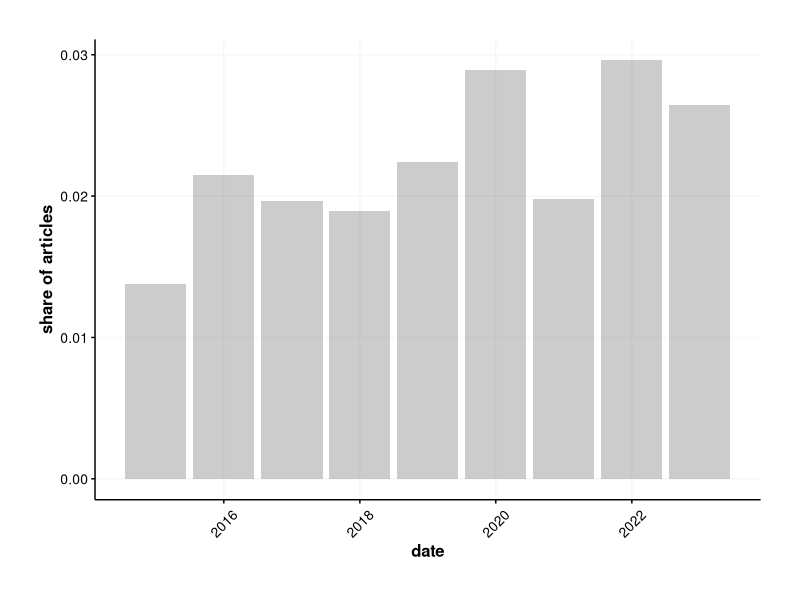
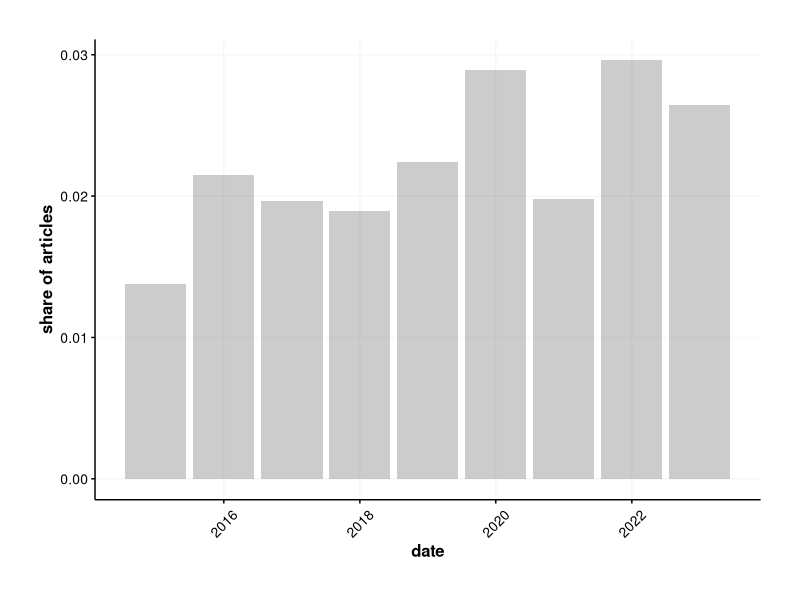

These charts were generated, in order, by the following R code:
library(ggplot2)
library(lubridate)

my_theme = theme(
  panel.background = element_blank(),
  panel.grid.major = element_line(color = "gray97"),
  panel.grid.minor = element_blank(),
  axis.line = element_line(color = "black"),
  axis.ticks = element_line(color = "black"),
  axis.text = element_text(size = 10, color = "black"),
  axis.text.x = element_text(angle = 45, vjust = 0.5),
  axis.title = element_text(size = 12, face = "bold"),
  plot.title = element_text(hjust = 0.5, size = 12, face = "bold"),
  strip.background = element_blank(),
  strip.text = element_text(size = 12, face = "bold"),
  legend.position = "bottom",
  plot.margin = unit(c(1, 1, 1, 1), "cm")
)

upi = read.csv("data/upi/upi_counts.csv")
upi = subset(upi, type == "docs" & date > "2015-01-01" & date < "2024-01-01")
upi$year = floor_date(as.Date(upi$date), "year")

upi_year = aggregate(cbind(n, n_wirtschaft_unsicher) ~ year, sum, data = upi)
upi_year$rel = upi_year$n_wirtschaft_unsicher / upi_year$n
print(upi_year)

ggplot(upi_year, aes(x = year, y = rel)) +
  geom_col(fill = "black", alpha = 0.2) +
  my_theme +
  labs(x = "date", y = "share of articles")
ggsave("output/figures/fig01_upi_year.jpg", dpi = 300, width = 6, height = 3)
